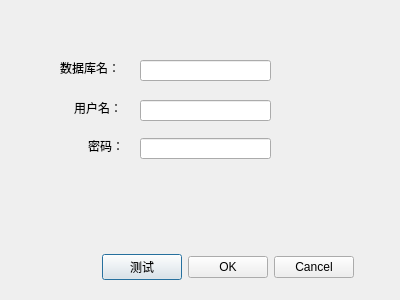
<?xml version="1.0" encoding="UTF-8"?>
<ui version="4.0">
 <class>DataBaseLink</class>
 <widget class="QDialog" name="DataBaseLink">
  <property name="geometry">
   <rect>
    <x>0</x>
    <y>0</y>
    <width>400</width>
    <height>300</height>
   </rect>
  </property>
  <property name="windowTitle">
   <string>Dialog</string>
  </property>
  <widget class="QLabel" name="dataBaseName">
   <property name="geometry">
    <rect>
     <x>60</x>
     <y>60</y>
     <width>72</width>
     <height>15</height>
    </rect>
   </property>
   <property name="text">
    <string>数据库名：</string>
   </property>
  </widget>
  <widget class="QLabel" name="userName">
   <property name="geometry">
    <rect>
     <x>74</x>
     <y>100</y>
     <width>61</width>
     <height>16</height>
    </rect>
   </property>
   <property name="text">
    <string>用户名：</string>
   </property>
  </widget>
  <widget class="QLabel" name="password">
   <property name="geometry">
    <rect>
     <x>88</x>
     <y>138</y>
     <width>51</width>
     <height>16</height>
    </rect>
   </property>
   <property name="text">
    <string>密码：</string>
   </property>
  </widget>
  <widget class="QLineEdit" name="lineEdit">
   <property name="geometry">
    <rect>
     <x>140</x>
     <y>60</y>
     <width>131</width>
     <height>21</height>
    </rect>
   </property>
  </widget>
  <widget class="QLineEdit" name="lineEdit_2">
   <property name="geometry">
    <rect>
     <x>140</x>
     <y>100</y>
     <width>131</width>
     <height>21</height>
    </rect>
   </property>
   <property name="echoMode">
    <enum>QLineEdit::Normal</enum>
   </property>
  </widget>
  <widget class="QLineEdit" name="lineEdit_3">
   <property name="geometry">
    <rect>
     <x>140</x>
     <y>138</y>
     <width>131</width>
     <height>21</height>
    </rect>
   </property>
   <property name="echoMode">
    <enum>QLineEdit::Password</enum>
   </property>
  </widget>
  <widget class="QWidget" name="">
   <property name="geometry">
    <rect>
     <x>21</x>
     <y>251</y>
     <width>333</width>
     <height>33</height>
    </rect>
   </property>
   <layout class="QHBoxLayout" name="horizontalLayout">
    <item>
     <spacer>
      <property name="orientation">
       <enum>Qt::Horizontal</enum>
      </property>
      <property name="sizeHint" stdset="0">
       <size>
        <width>88</width>
        <height>31</height>
       </size>
      </property>
     </spacer>
    </item>
    <item>
     <widget class="QPushButton" name="btnTest">
      <property name="text">
       <string>测试</string>
      </property>
     </widget>
    </item>
    <item>
     <widget class="QPushButton" name="okButton">
      <property name="text">
       <string>OK</string>
      </property>
     </widget>
    </item>
    <item>
     <widget class="QPushButton" name="cancelButton">
      <property name="text">
       <string>Cancel</string>
      </property>
     </widget>
    </item>
   </layout>
  </widget>
 </widget>
 <resources/>
 <connections>
  <connection>
   <sender>okButton</sender>
   <signal>clicked()</signal>
   <receiver>DataBaseLink</receiver>
   <slot>accept()</slot>
   <hints>
    <hint type="sourcelabel">
     <x>278</x>
     <y>253</y>
    </hint>
    <hint type="destinationlabel">
     <x>96</x>
     <y>254</y>
    </hint>
   </hints>
  </connection>
  <connection>
   <sender>cancelButton</sender>
   <signal>clicked()</signal>
   <receiver>DataBaseLink</receiver>
   <slot>reject()</slot>
   <hints>
    <hint type="sourcelabel">
     <x>369</x>
     <y>253</y>
    </hint>
    <hint type="destinationlabel">
     <x>179</x>
     <y>282</y>
    </hint>
   </hints>
  </connection>
 </connections>
</ui>
